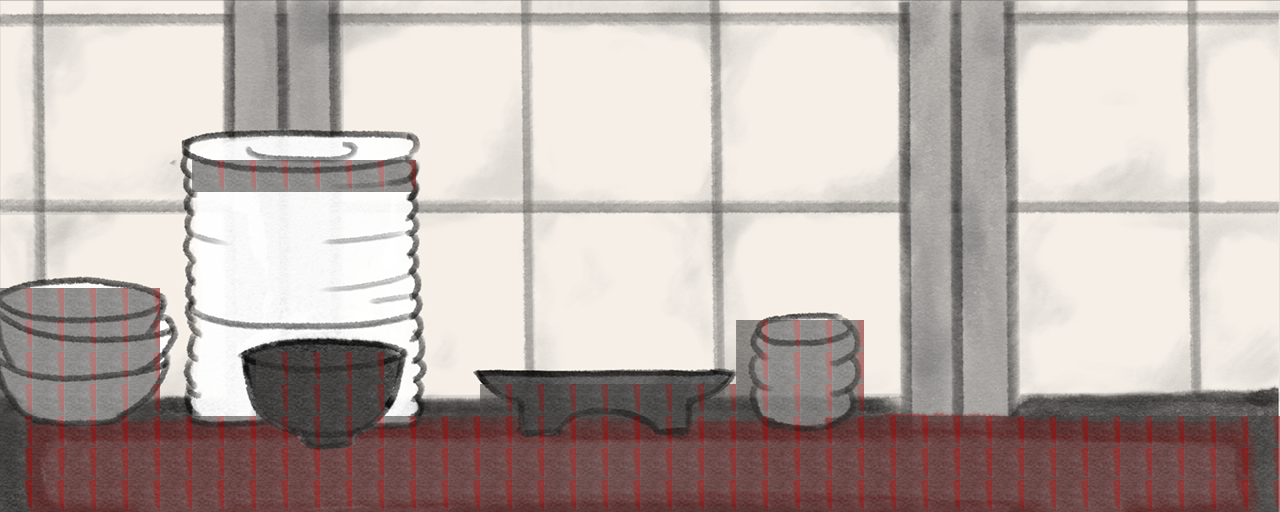

Tiled map render using the project's own tile images. Description and the whole map definition, tile-layer contents included, below:
An orthogonal 40x16 tile map with 32x32 px tiles, 2 tile layers (background, invisible).

<map version="1.9" tiledversion="1.9.2" orientation="orthogonal" renderorder="right-down" width="40" height="16" tilewidth="32" tileheight="32" infinite="0" nextlayerid="3" nextobjectid="1">
 <tileset firstgid="1" name="salleDeBoss" tilewidth="32" tileheight="32" tilecount="640" columns="40">
  <image source="salleDeBoss.png" width="1280" height="534" />
  <tile id="600">
   <properties>
    <property name="estSolideBoss" type="bool" value="true" />
   </properties>
  </tile>
 </tileset>
 <layer id="1" name="background" width="40" height="16">
  <data encoding="csv">
1,2,3,4,5,6,7,8,9,10,11,12,13,14,15,16,17,18,19,20,21,22,23,24,25,26,27,28,29,30,31,32,33,34,35,36,37,38,39,40,
41,42,43,44,45,46,47,48,49,50,51,52,53,54,55,56,57,58,59,60,61,62,63,64,65,66,67,68,69,70,71,72,73,74,75,76,77,78,79,80,
81,82,83,84,85,86,87,88,89,90,91,92,93,94,95,96,97,98,99,100,101,102,103,104,105,106,107,108,109,110,111,112,113,114,115,116,117,118,119,120,
121,122,123,124,125,126,127,128,129,130,131,132,133,134,135,136,137,138,139,140,141,142,143,144,145,146,147,148,149,150,151,152,153,154,155,156,157,158,159,160,
161,162,163,164,165,166,167,168,169,170,171,172,173,174,175,176,177,178,179,180,181,182,183,184,185,186,187,188,189,190,191,192,193,194,195,196,197,198,199,200,
201,202,203,204,205,206,207,208,209,210,211,212,213,214,215,216,217,218,219,220,221,222,223,224,225,226,227,228,229,230,231,232,233,234,235,236,237,238,239,240,
241,242,243,244,245,246,247,248,249,250,251,252,253,254,255,256,257,258,259,260,261,262,263,264,265,266,267,268,269,270,271,272,273,274,275,276,277,278,279,280,
281,282,283,284,285,286,287,288,289,290,291,292,293,294,295,296,297,298,299,300,301,302,303,304,305,306,307,308,309,310,311,312,313,314,315,316,317,318,319,320,
321,322,323,324,325,326,327,328,329,330,331,332,333,334,335,336,337,338,339,340,341,342,343,344,345,346,347,348,349,350,351,352,353,354,355,356,357,358,359,360,
361,362,363,364,365,366,367,368,369,370,371,372,373,374,375,376,377,378,379,380,381,382,383,384,385,386,387,388,389,390,391,392,393,394,395,396,397,398,399,400,
401,402,403,404,405,406,407,408,409,410,411,412,413,414,415,416,417,418,419,420,421,422,423,424,425,426,427,428,429,430,431,432,433,434,435,436,437,438,439,440,
441,442,443,444,445,446,447,448,449,450,451,452,453,454,455,456,457,458,459,460,461,462,463,464,465,466,467,468,469,470,471,472,473,474,475,476,477,478,479,480,
481,482,483,484,485,486,487,488,489,490,491,492,493,494,495,496,497,498,499,500,501,502,503,504,505,506,507,508,509,510,511,512,513,514,515,516,517,518,519,520,
521,522,523,524,525,526,527,528,529,530,531,532,533,534,535,536,537,538,539,540,541,542,543,544,545,546,547,548,549,550,551,552,553,554,555,556,557,558,559,560,
561,562,563,564,565,566,567,568,569,570,571,572,573,574,575,576,577,578,579,580,581,582,583,584,585,586,587,588,589,590,591,592,593,594,595,596,597,598,599,600,
601,602,603,604,605,606,607,608,609,610,611,612,613,614,615,616,617,618,619,620,621,622,623,624,625,626,627,628,629,630,631,632,633,634,635,636,637,638,639,640
</data>
 </layer>
 <layer id="2" name="invisible" width="40" height="16" opacity="0.6">
  <data encoding="csv">
0,0,0,0,0,0,0,0,0,0,0,0,0,0,0,0,0,0,0,0,0,0,0,0,0,0,0,0,0,0,0,0,0,0,0,0,0,0,0,0,
0,0,0,0,0,0,0,0,0,0,0,0,0,0,0,0,0,0,0,0,0,0,0,0,0,0,0,0,0,0,0,0,0,0,0,0,0,0,0,0,
0,0,0,0,0,0,0,0,0,0,0,0,0,0,0,0,0,0,0,0,0,0,0,0,0,0,0,0,0,0,0,0,0,0,0,0,0,0,0,0,
0,0,0,0,0,0,0,0,0,0,0,0,0,0,0,0,0,0,0,0,0,0,0,0,0,0,0,0,0,0,0,0,0,0,0,0,0,0,0,0,
0,0,0,0,0,0,0,0,0,0,0,0,0,0,0,0,0,0,0,0,0,0,0,0,0,0,0,0,0,0,0,0,0,0,0,0,0,0,0,0,
0,0,0,0,0,0,601,601,601,601,601,601,601,0,0,0,0,0,0,0,0,0,0,0,0,0,0,0,0,0,0,0,0,0,0,0,0,0,0,0,
0,0,0,0,0,0,0,0,0,0,0,0,0,0,0,0,0,0,0,0,0,0,0,0,0,0,0,0,0,0,0,0,0,0,0,0,0,0,0,0,
0,0,0,0,0,0,0,0,0,0,0,0,0,0,0,0,0,0,0,0,0,0,0,0,0,0,0,0,0,0,0,0,0,0,0,0,0,0,0,0,
0,0,0,0,0,0,0,0,0,0,0,0,0,0,0,0,0,0,0,0,0,0,0,0,0,0,0,0,0,0,0,0,0,0,0,0,0,0,0,0,
601,601,601,601,601,0,0,0,0,0,0,0,0,0,0,0,0,0,0,0,0,0,0,0,0,0,0,0,0,0,0,0,0,0,0,0,0,0,0,0,
601,601,601,601,601,0,0,0,0,0,0,0,0,0,0,0,0,0,0,0,0,0,0,601,601,601,601,0,0,0,0,0,0,0,0,0,0,0,0,0,
601,601,601,601,601,0,0,0,601,601,601,601,0,0,0,0,0,0,0,0,0,0,0,601,601,601,601,0,0,0,0,0,0,0,0,0,0,0,0,0,
601,601,601,601,601,0,0,0,601,601,601,601,0,0,0,601,601,601,601,601,601,601,601,601,601,601,601,0,0,0,0,0,0,0,0,0,0,0,0,0,
601,601,601,601,601,601,601,601,601,601,601,601,601,601,601,601,601,601,601,601,601,601,601,601,601,601,601,601,601,601,601,601,601,601,601,601,601,601,601,601,
601,601,601,601,601,601,601,601,601,601,601,601,601,601,601,601,601,601,601,601,601,601,601,601,601,601,601,601,601,601,601,601,601,601,601,601,601,601,601,601,
601,601,601,601,601,601,601,601,601,601,601,601,601,601,601,601,601,601,601,601,601,601,601,601,601,601,601,601,601,601,601,601,601,601,601,601,601,601,601,601
</data>
 </layer>
</map>